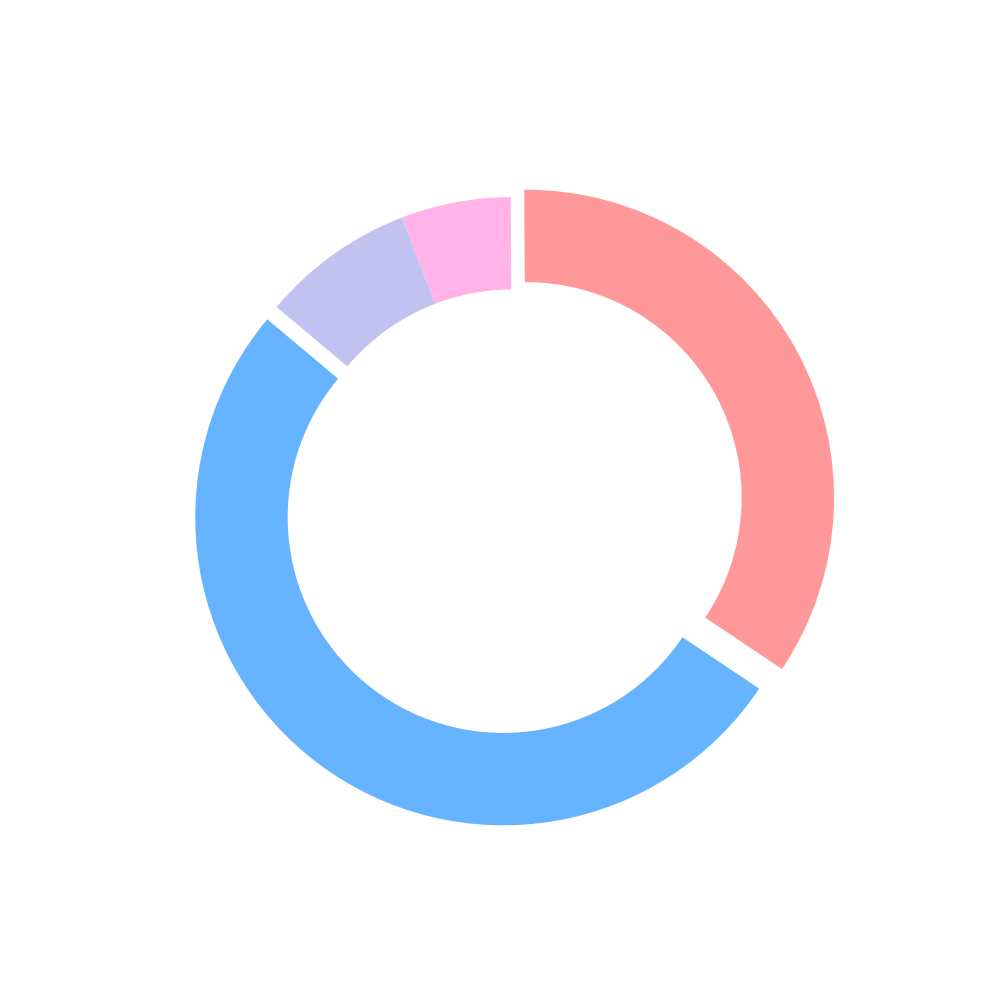

The Python source for this figure:
import matplotlib.pyplot as plt

# Data
popularity = [45, 30, 5, 7]
colors = ['#66b3ff', '#ff9999', '#ffb3e6', '#c2c2f0']
explode = (0.05, 0.05, 0, 0)

# Plotting
fig, ax = plt.subplots(figsize=(10, 10))
ax.pie(popularity, explode=explode, colors=colors, startangle=140, wedgeprops=dict(width=0.3))

# Show plot
plt.show()
